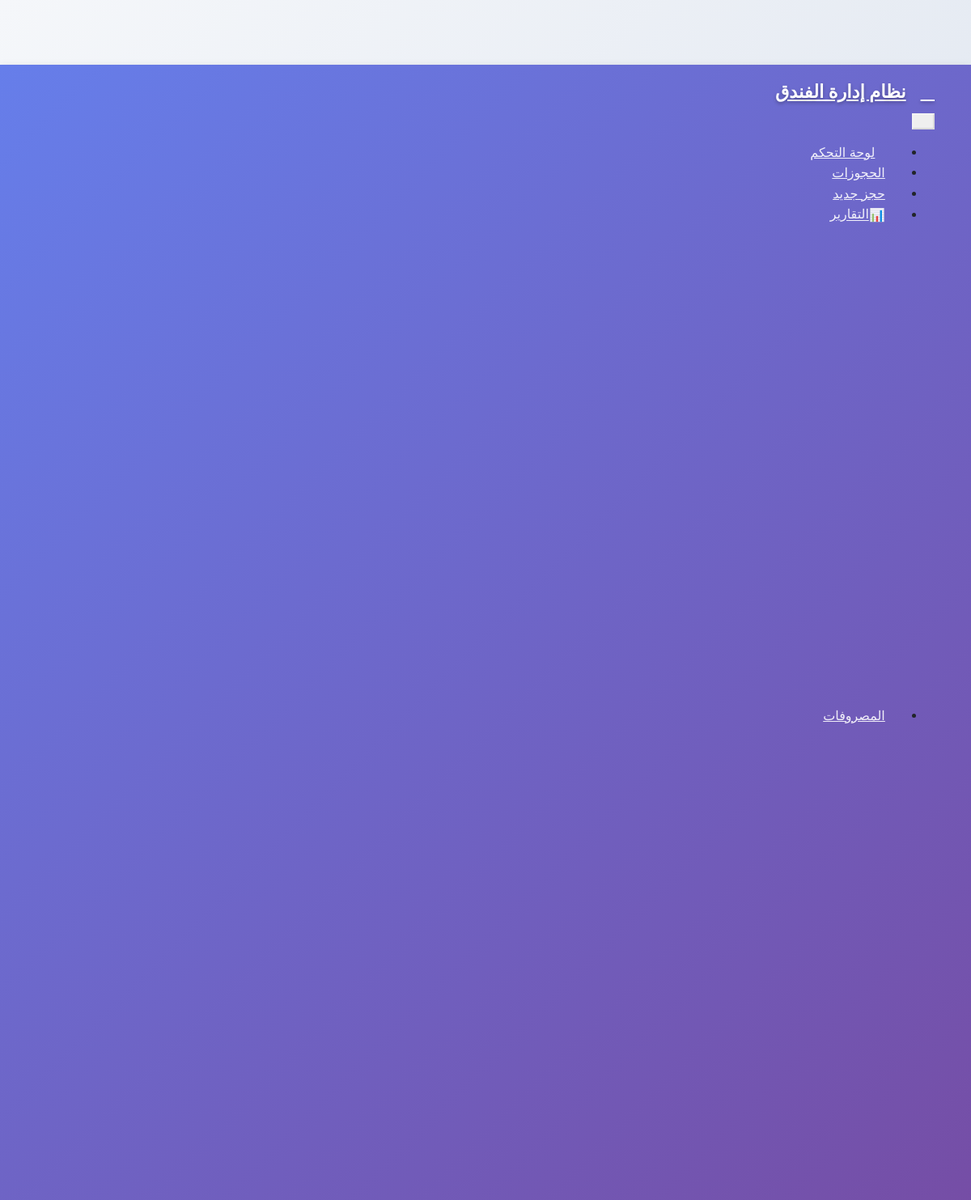
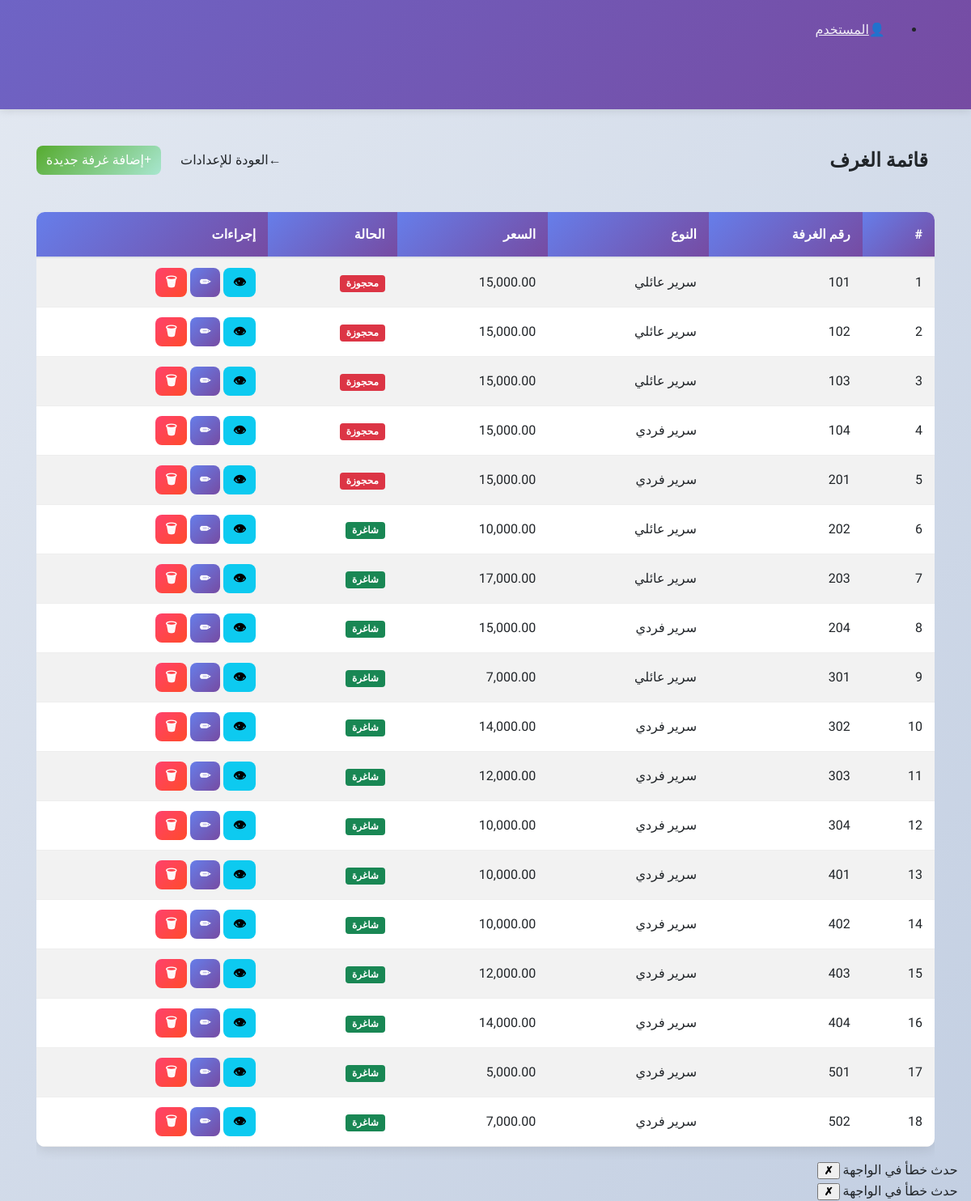
The app's page /admin/rooms/list.php (signed in) with its own data (2 pictures, top to bottom).
### tables this page shows
CREATE TABLE `rooms` (
  `room_number` varchar(10) NOT NULL,
  `type` varchar(50) NOT NULL,
  `price` decimal(10,2) NOT NULL,
  `status` enum('شاغرة','محجوزة') NOT NULL DEFAULT 'شاغرة' COMMENT 'حالة الغرفة'
);

### admin/rooms/list.php (the view, shortened to what this page needs)
<?php
include_once '../../includes/db.php';
$result = $conn->query("SELECT * FROM rooms ORDER BY room_number");
include_once '../../includes/header.php';
?>
<div class="container mt-4">
    <div class="row">
        <div class="col-12">
            <div class="d-flex justify-content-between align-items-center mb-4">
                <h2><i class="fas fa-bed me-2"></i>قائمة الغرف</h2>
                <div>
                    <a href="../settings/index.php" class="btn btn-outline-secondary me-2">
                        <i class="fas fa-arrow-left me-1"></i>العودة للإعدادات
                    </a>
                    <a href="add.php" class="btn btn-success">
                        <i class="fas fa-plus me-1"></i>إضافة غرفة جديدة
                    </a>
                </div>
            </div>
        </div>
    </div>
    <div class="table-responsive">
        <table class="table table-striped table-bordered">
            <thead class="table-dark">
                <tr>
                    <th>#</th>
                    <th>رقم الغرفة</th>
                    <th>النوع</th>
                    <th>السعر</th>
                    <th>الحالة</th>
                    <th>إجراءات</th>
                </tr>
            </thead>
            <tbody>
                <?php if ($result->num_rows > 0): ?>
                    <?php $counter = 1; ?>
                    <?php while ($row = $result->fetch_assoc()): ?>
                    <tr>
                        <td><?= $counter++ ?></td>
                        <td><?= htmlspecialchars($row['room_number']) ?></td>
                        <td><?= htmlspecialchars($row['type']) ?></td>
                        <td><?= number_format($row['price'], 2) ?> </td>
                        <td>
                            <span class="badge <?= [
                                'شاغرة' => 'bg-success',
                                'محجوزة' => 'bg-danger',
                                'صيانة' => 'bg-warning text-dark'
                            ][$row['status']] ?? 'bg-secondary' ?>">
                                <?= htmlspecialchars($row['status']) ?>
                            </span>
                        </td>
                        <td>
                            <div class="btn-group">
                                <a href="view.php?room_number=<?= urlencode($row['room_number']) ?>"
                                   class="btn btn-sm btn-info"
                                   title="عرض التفاصيل">
                                    <i class="fas fa-eye"></i>
                                </a>
                                <a href="edit.php?room_number=<?= urlencode($row['room_number']) ?>"
                                   class="btn btn-sm btn-primary"
                                   title="تعديل">
                                    <i class="fas fa-edit"></i>
                                </a>
                                <a href="delete.php?room_number=<?= urlencode($row['room_number']) ?>"
                                   class="btn btn-sm btn-danger"
                                   title="حذف"
                                   onclick="return confirm('هل أنت متأكد من حذف الغرفة رقم <?= $row['room_number'] ?>؟')">
                                    <i class="fas fa-trash"></i>
                                </a>
                            </div>
                        </td>
                    </tr>
                    <?php endwhile; ?>
                <?php endif; ?>
            </tbody>
        </table>
    </div>
</div>
<?php include_once '../../includes/footer.php'; ?>

### assets/css/dashboard.css (style rules this page uses)
:root { --available: #28a745; --occupied: #dc3545; --primary: #3498db; --dark: #2c3e50; --light-gray: #f8f9fa; --white: #ffffff; --border-radius: 15px; --box-shadow: 0 4px 12px rgba(0, 0, 0, 0.1); --transition: all 0.3s cubic-bezier(0.4, 0, 0.2, 1); }
body { background-color: var(--light-gray); font-family: "Tajawal", sans-serif; margin: 0; padding: 0; overflow-x: hidden; }

### assets/css/arabic-support.css (style rules this page uses)
html { direction: rtl; lang: ar; }
body { font-family: "Tajawal", "Tajawal-Local", "Arial", sans-serif; direction: rtl; text-align: right; font-size: 16px; line-height: 1.6; -webkit-font-smoothing: antialiased; -moz-osx-font-smoothing: grayscale; }
.table { direction: rtl; text-align: right; }
.table th, .table td { text-align: right; vertical-align: middle; }
.btn { font-family: "Tajawal", sans-serif; font-weight: 500; }

### includes/header.php (style rules this page uses)
body { font-family: 'Tajawal', sans-serif; background: linear-gradient(135deg, #f5f7fa 0%, #c3cfe2 100%); margin: 0; padding-top: 80px; direction: rtl; text-align: right; min-height: 100vh; }
* { font-family: 'Tajawal', sans-serif; }
.table { direction: rtl; text-align: right; background: white; border-radius: 10px; overflow: hidden; box-shadow: 0 4px 15px rgba(0,0,0,0.1); }
.table th { background: linear-gradient(135deg, #667eea 0%, #764ba2 100%); color: white; font-weight: 600; border: none; padding: 15px; }
.table td { padding: 12px 15px; border-bottom: 1px solid #eee; vertical-align: middle; }
.btn { border-radius: 8px; font-weight: 500; transition: all 0.3s ease; border: none; }
.btn-primary { background: linear-gradient(135deg, #667eea 0%, #764ba2 100%); }
.btn-success { background: linear-gradient(135deg, #56ab2f 0%, #a8e6cf 100%); }
.btn-danger { background: linear-gradient(135deg, #ff416c 0%, #ff4b2b 100%); }

### records on screen
rooms: room_number "101", type "سرير عائلي", price "15,000.00", status "محجوزة"
rooms: room_number "102", type "سرير عائلي", price "15,000.00", status "محجوزة"
rooms: room_number "103", type "سرير عائلي", price "15,000.00", status "محجوزة"
rooms: room_number "104", type "سرير فردي", price "15,000.00", status "محجوزة"
rooms: room_number "201", type "سرير فردي", price "15,000.00", status "محجوزة"
rooms: room_number "202", type "سرير عائلي", price "10,000.00", status "شاغرة"
rooms: room_number "203", type "سرير عائلي", price "17,000.00", status "شاغرة"
rooms: room_number "204", type "سرير فردي", price "15,000.00", status "شاغرة"
rooms: room_number "301", type "سرير عائلي", price "7,000.00", status "شاغرة"
rooms: room_number "302", type "سرير فردي", price "14,000.00", status "شاغرة"
rooms: room_number "303", type "سرير فردي", price "12,000.00", status "شاغرة"
rooms: room_number "304", type "سرير فردي", price "10,000.00", status "شاغرة"
rooms: room_number "401", type "سرير فردي", price "10,000.00", status "شاغرة"
rooms: room_number "402", type "سرير فردي", price "10,000.00", status "شاغرة"
rooms: room_number "403", type "سرير فردي", price "12,000.00", status "شاغرة"
rooms: room_number "404", type "سرير فردي", price "14,000.00", status "شاغرة"
rooms: room_number "501", type "سرير فردي", price "5,000.00", status "شاغرة"
rooms: room_number "502", type "سرير فردي", price "7,000.00", status "شاغرة"
